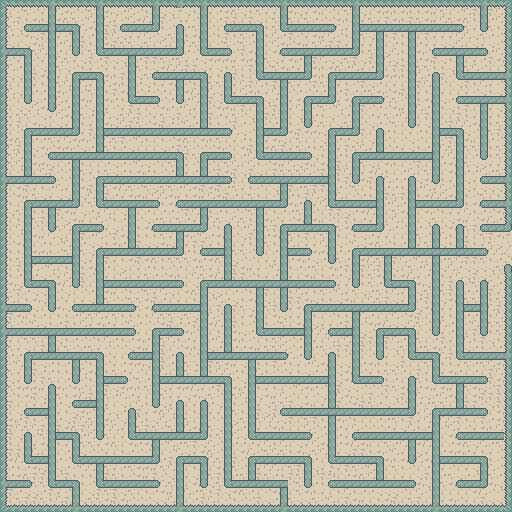

The image is a tile-based game level rendered from a .tmx file. Its description and source (layers, tilesets, objects; grid data summarised) follow:
An orthogonal 64x64 tile map with 8x8 px tiles, 1 tile layer (Tile Layer 1).

<map version="1.10" tiledversion="1.11.0" orientation="orthogonal" renderorder="right-down" width="64" height="64" tilewidth="8" tileheight="8" infinite="0" nextlayerid="2" nextobjectid="1">
 <editorsettings>
  <export target="mazeThree.c" format="gba" />
 </editorsettings>
 <tileset firstgid="1" source="mazeBackground.tsx" />
 <layer id="1" name="Tile Layer 1" width="64" height="64">
  <data>[4096 cells, 4096 non-empty, 32 distinct tile ids]</data>
 </layer>
</map>
